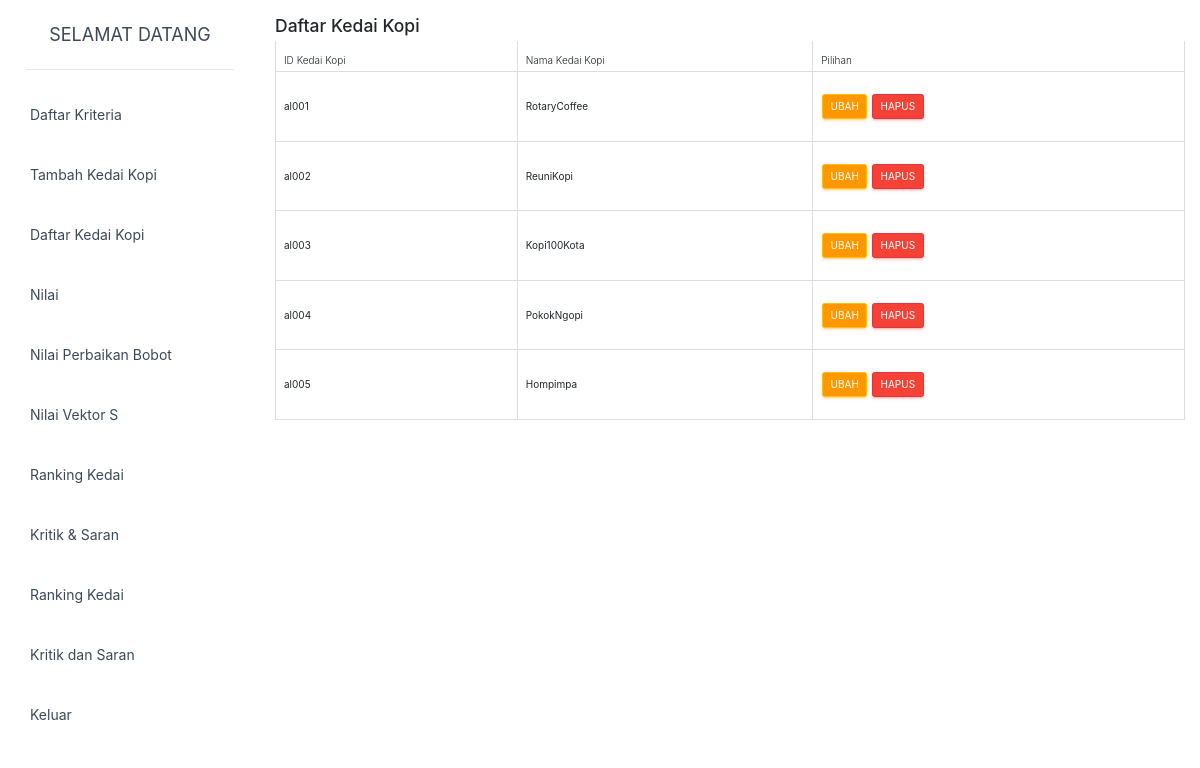
Page /login/dashboard/index.php?page=4 (signed in) on the earlier database version.
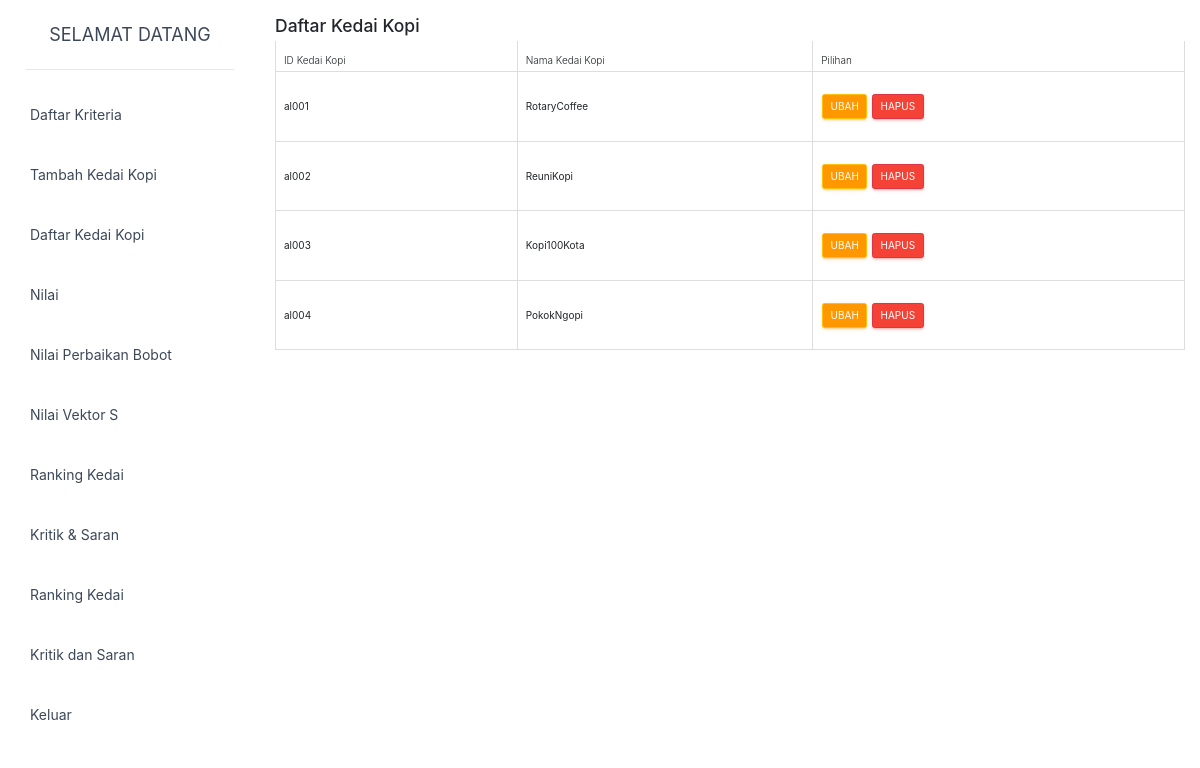
Same page on the later database version.
### tables this page shows
CREATE TABLE `alternatif` (
  `id_alternatif` varchar(5) NOT NULL,
  `nm_alternatif` varchar(35) NOT NULL,
  `n_vektor_s` double NOT NULL,
  `n_vektor_v` double NOT NULL
);

### login/dashboard/include/kedai_list.php (the view)
<div class="box-header">
    <h3 class="box-title">Daftar Kedai Kopi</h3>
</div>
<div class="table-responsive">
    <table class="table table-stripped table-hover table-bordered">
        <thead>
            <tr>
                <th>ID Kedai Kopi</th>
                <th>Nama Kedai Kopi</th>
                <th>Pilihan</th>
            </tr>
        </thead>
        <tbody>
            <?php
include ("../koneksi/koneksi.php");
$s=mysqli_query($conn, "select * from alternatif order by id_alternatif ASC");
while($d=mysqli_fetch_assoc($s)){
?>
            <tr>
                <td><?php echo $d['id_alternatif']; ?></td>
                <td><?php echo $d['nm_alternatif']; ?></td>
                <td>
                    <a href="?a=alternatif&k=ubaha&id=<?php echo $d['id_alternatif']; ?>"
                        class="btn btn-warning">Ubah</a>
                    <a href="hapusalternatif.php?id=<?php echo $d['id_alternatif']; ?>" class="btn btn-danger">Hapus</a>
                </td>
            </tr>
            <?php
}
?>
        </tbody>
    </table>
</div>

Differences in the rows shown:
removed alternatif: id_alternatif "al005", nm_alternatif "Hompimpa"
